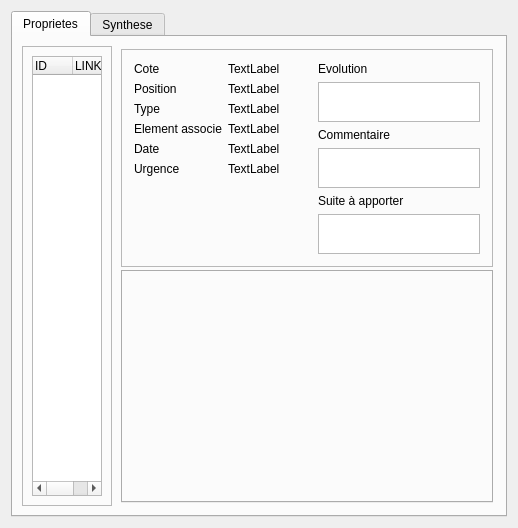
<?xml version="1.0" encoding="UTF-8"?>
<ui version="4.0">
 <class>Form</class>
 <widget class="QWidget" name="Form">
  <property name="geometry">
   <rect>
    <x>0</x>
    <y>0</y>
    <width>518</width>
    <height>528</height>
   </rect>
  </property>
  <property name="windowTitle">
   <string>Form</string>
  </property>
  <layout class="QHBoxLayout" name="horizontalLayout">
   <item>
    <widget class="QTabWidget" name="tabWidget">
     <property name="currentIndex">
      <number>0</number>
     </property>
     <widget class="QWidget" name="tab">
      <attribute name="title">
       <string>Proprietes</string>
      </attribute>
      <layout class="QHBoxLayout" name="horizontalLayout_2">
       <item>
        <widget class="QFrame" name="frame_4">
         <property name="maximumSize">
          <size>
           <width>150</width>
           <height>16777215</height>
          </size>
         </property>
         <property name="frameShape">
          <enum>QFrame::StyledPanel</enum>
         </property>
         <property name="frameShadow">
          <enum>QFrame::Raised</enum>
         </property>
         <layout class="QVBoxLayout" name="verticalLayout_3">
          <item>
           <widget class="QTreeWidget" name="treeWidget_desordres">
            <property name="sizePolicy">
             <sizepolicy hsizetype="Preferred" vsizetype="Preferred">
              <horstretch>0</horstretch>
              <verstretch>0</verstretch>
             </sizepolicy>
            </property>
            <property name="autoScroll">
             <bool>false</bool>
            </property>
            <property name="rootIsDecorated">
             <bool>false</bool>
            </property>
            <property name="wordWrap">
             <bool>true</bool>
            </property>
            <property name="columnCount">
             <number>2</number>
            </property>
            <attribute name="headerDefaultSectionSize">
             <number>40</number>
            </attribute>
            <attribute name="headerStretchLastSection">
             <bool>true</bool>
            </attribute>
            <column>
             <property name="text">
              <string>ID</string>
             </property>
            </column>
            <column>
             <property name="text">
              <string>LINK</string>
             </property>
            </column>
           </widget>
          </item>
         </layout>
        </widget>
       </item>
       <item>
        <widget class="QFrame" name="frame_2">
         <property name="frameShape">
          <enum>QFrame::NoFrame</enum>
         </property>
         <property name="frameShadow">
          <enum>QFrame::Raised</enum>
         </property>
         <layout class="QVBoxLayout" name="verticalLayout_2" stretch="1,3">
          <property name="spacing">
           <number>3</number>
          </property>
          <property name="margin">
           <number>3</number>
          </property>
          <item>
           <widget class="QFrame" name="frame">
            <property name="frameShape">
             <enum>QFrame::StyledPanel</enum>
            </property>
            <property name="frameShadow">
             <enum>QFrame::Raised</enum>
            </property>
            <layout class="QHBoxLayout" name="horizontalLayout_3" stretch="1,1">
             <property name="spacing">
              <number>3</number>
             </property>
             <property name="margin">
              <number>3</number>
             </property>
             <item>
              <widget class="QFrame" name="frame_3">
               <property name="frameShape">
                <enum>QFrame::NoFrame</enum>
               </property>
               <property name="frameShadow">
                <enum>QFrame::Raised</enum>
               </property>
               <layout class="QGridLayout" name="gridLayout">
                <item row="0" column="0">
                 <widget class="QLabel" name="label">
                  <property name="text">
                   <string>Cote</string>
                  </property>
                 </widget>
                </item>
                <item row="6" column="1">
                 <widget class="QLabel" name="label_urgence">
                  <property name="text">
                   <string>TextLabel</string>
                  </property>
                 </widget>
                </item>
                <item row="0" column="1">
                 <widget class="QLabel" name="label_cote">
                  <property name="text">
                   <string>TextLabel</string>
                  </property>
                 </widget>
                </item>
                <item row="1" column="0">
                 <widget class="QLabel" name="label_3">
                  <property name="text">
                   <string>Position</string>
                  </property>
                 </widget>
                </item>
                <item row="6" column="0">
                 <widget class="QLabel" name="label_7">
                  <property name="text">
                   <string>Urgence</string>
                  </property>
                 </widget>
                </item>
                <item row="1" column="1">
                 <widget class="QLabel" name="label_position">
                  <property name="text">
                   <string>TextLabel</string>
                  </property>
                 </widget>
                </item>
                <item row="2" column="1">
                 <widget class="QLabel" name="label_type">
                  <property name="text">
                   <string>TextLabel</string>
                  </property>
                 </widget>
                </item>
                <item row="5" column="1">
                 <widget class="QLabel" name="label_date">
                  <property name="text">
                   <string>TextLabel</string>
                  </property>
                 </widget>
                </item>
                <item row="5" column="0">
                 <widget class="QLabel" name="label_2">
                  <property name="text">
                   <string>Date</string>
                  </property>
                 </widget>
                </item>
                <item row="2" column="0">
                 <widget class="QLabel" name="label_5">
                  <property name="text">
                   <string>Type</string>
                  </property>
                 </widget>
                </item>
                <item row="3" column="1">
                 <widget class="QLabel" name="label_elem_assoc">
                  <property name="text">
                   <string>TextLabel</string>
                  </property>
                 </widget>
                </item>
                <item row="3" column="0">
                 <widget class="QLabel" name="label_9">
                  <property name="text">
                   <string>Element associe</string>
                  </property>
                 </widget>
                </item>
                <item row="7" column="0">
                 <spacer name="verticalSpacer">
                  <property name="orientation">
                   <enum>Qt::Vertical</enum>
                  </property>
                  <property name="sizeHint" stdset="0">
                   <size>
                    <width>20</width>
                    <height>40</height>
                   </size>
                  </property>
                 </spacer>
                </item>
               </layout>
              </widget>
             </item>
             <item>
              <widget class="QFrame" name="frame_5">
               <property name="frameShape">
                <enum>QFrame::NoFrame</enum>
               </property>
               <property name="frameShadow">
                <enum>QFrame::Raised</enum>
               </property>
               <layout class="QVBoxLayout" name="verticalLayout">
                <item>
                 <widget class="QLabel" name="label_4">
                  <property name="text">
                   <string>Evolution</string>
                  </property>
                 </widget>
                </item>
                <item>
                 <widget class="QTextBrowser" name="textBrowser_evol">
                  <property name="maximumSize">
                   <size>
                    <width>16777215</width>
                    <height>40</height>
                   </size>
                  </property>
                 </widget>
                </item>
                <item>
                 <widget class="QLabel" name="label_6">
                  <property name="text">
                   <string>Commentaire</string>
                  </property>
                 </widget>
                </item>
                <item>
                 <widget class="QTextBrowser" name="textBrowser_com">
                  <property name="maximumSize">
                   <size>
                    <width>16777215</width>
                    <height>40</height>
                   </size>
                  </property>
                 </widget>
                </item>
                <item>
                 <widget class="QLabel" name="label_8">
                  <property name="text">
                   <string>Suite à apporter</string>
                  </property>
                 </widget>
                </item>
                <item>
                 <widget class="QTextBrowser" name="textBrowser_suite">
                  <property name="maximumSize">
                   <size>
                    <width>16777215</width>
                    <height>40</height>
                   </size>
                  </property>
                 </widget>
                </item>
               </layout>
              </widget>
             </item>
            </layout>
           </widget>
          </item>
          <item>
           <widget class="QTabWidget" name="tabWidget_photos">
            <property name="sizePolicy">
             <sizepolicy hsizetype="Preferred" vsizetype="Preferred">
              <horstretch>0</horstretch>
              <verstretch>0</verstretch>
             </sizepolicy>
            </property>
            <property name="currentIndex">
             <number>-1</number>
            </property>
           </widget>
          </item>
         </layout>
        </widget>
       </item>
      </layout>
     </widget>
     <widget class="QWidget" name="tab_2">
      <attribute name="title">
       <string>Synthese</string>
      </attribute>
      <layout class="QVBoxLayout" name="verticalLayout_4" stretch="1,1,1,5">
       <item>
        <widget class="QTextBrowser" name="textBrowser_type">
         <property name="maximumSize">
          <size>
           <width>16777215</width>
           <height>40</height>
          </size>
         </property>
        </widget>
       </item>
       <item>
        <widget class="QTextBrowser" name="textBrowser_position">
         <property name="maximumSize">
          <size>
           <width>16777215</width>
           <height>40</height>
          </size>
         </property>
        </widget>
       </item>
       <item>
        <widget class="QTextBrowser" name="textBrowser_urgence">
         <property name="maximumSize">
          <size>
           <width>16777215</width>
           <height>40</height>
          </size>
         </property>
        </widget>
       </item>
       <item>
        <widget class="QFrame" name="frame_chart">
         <property name="frameShape">
          <enum>QFrame::StyledPanel</enum>
         </property>
         <property name="frameShadow">
          <enum>QFrame::Raised</enum>
         </property>
         <layout class="QVBoxLayout" name="verticalLayout_5">
          <item>
           <widget class="QSplitter" name="splitter">
            <property name="orientation">
             <enum>Qt::Horizontal</enum>
            </property>
            <widget class="QFrame" name="frame_type">
             <property name="frameShape">
              <enum>QFrame::StyledPanel</enum>
             </property>
             <property name="frameShadow">
              <enum>QFrame::Raised</enum>
             </property>
            </widget>
            <widget class="QFrame" name="frame_position">
             <property name="frameShape">
              <enum>QFrame::StyledPanel</enum>
             </property>
             <property name="frameShadow">
              <enum>QFrame::Raised</enum>
             </property>
            </widget>
            <widget class="QFrame" name="frame_urgence">
             <property name="frameShape">
              <enum>QFrame::StyledPanel</enum>
             </property>
             <property name="frameShadow">
              <enum>QFrame::Raised</enum>
             </property>
            </widget>
           </widget>
          </item>
         </layout>
        </widget>
       </item>
      </layout>
     </widget>
    </widget>
   </item>
  </layout>
 </widget>
 <resources/>
 <connections/>
</ui>
